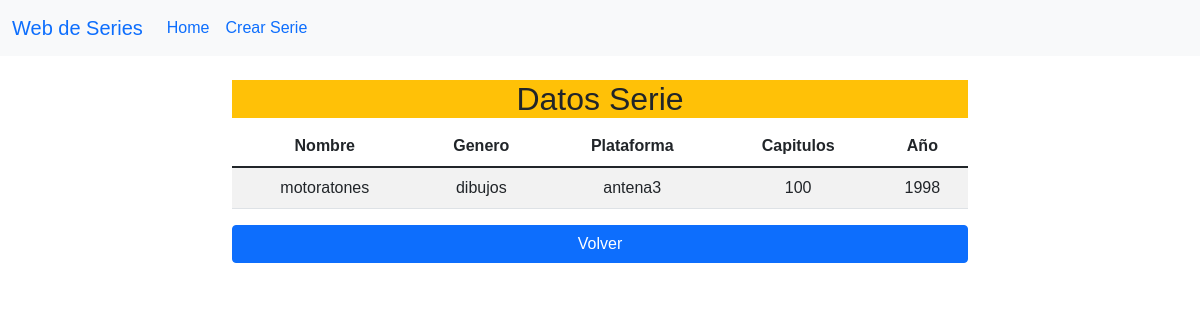
The app's page /seriesTV/ver_serie/5, older data.
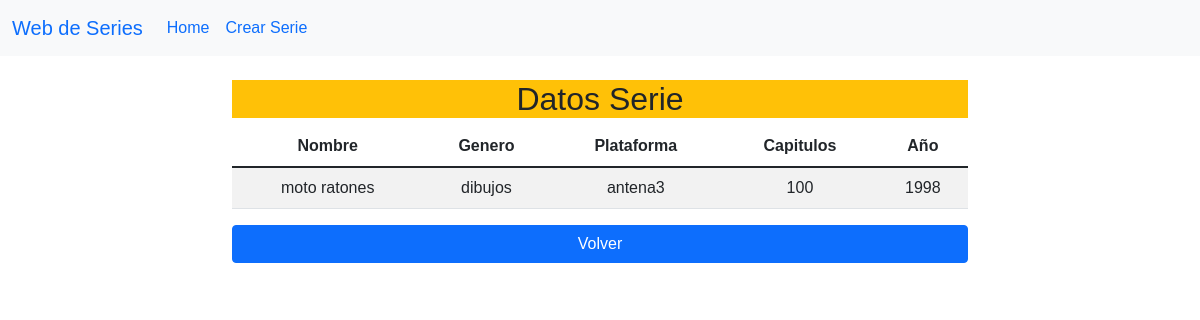
The same page, newer data.
### seriesTV/models.py (models this page shows, shortened)
class Serie(models.Model):
     nombre = models.TextField(max_length=200)
     genero = models.TextField(max_length=1000)
     plataforma = models.TextField(max_length=200)
     capitulos = models.IntegerField(default=0)
     anio = models.IntegerField(default=1970)

### seriesTV/views.py (the view, shortened to what this page needs)
# urls.py: path('seriesTV/ver_serie/<id>', ver_serie),
def ver_serie(request, id):
    if request.method == 'GET':
        ver_serie = Serie.objects.get(id=id)
        return render(request, 'ver_serie.html', {"serie":ver_serie})

### templates/ver_serie.html (shortened to what this page needs)
<!DOCTYPE html>
<html lang="en">
<head>
    {% load static %}
    <link href="https://cdn.jsdelivr.net/npm/bootstrap@5.1.3/dist/css/bootstrap.min.css" rel="stylesheet">
    <link rel="stylesheet" href="{% static 'css/gestionCss.css' %}">
</head>
<body class="body6">
<nav class="navbar navbar-expand-lg navbar-sucess bg-light">
  <div class="container-fluid">
    <a class="navbar-brand" href="http://127.0.0.1:8000/seriesTV/">Web de Series</a>
    <div class="collapse navbar-collapse" id="navbarNav">
      <ul class="navbar-nav">
        <li class="nav-item">
          <a class="nav-link active" aria-current="page" href="http://127.0.0.1:8000/seriesTV/">Home</a>
        </li>
        <li class="nav-item">
          <a class="nav-link" href="http://127.0.0.1:8000/seriesTV/seriesTV/crear_serie">Crear Serie</a>
        </li>
      </ul>
    </div>
  </div>
</nav>
 <div class="container py-4">
        <div class="row d-flex justify-content-center">
            <div class="col-md-8">
                <div class="bg-warning">
            <h2 class="row d-flex justify-content-center">Datos Serie</h2>
                </div>
                <div class="table-responsive">
                    <table class="table table-striped">
                        <thead>
                            <tr>
                                <th>Nombre</th>
                                <th>Genero</th>
                                <th>Plataforma</th>
                                <th>Capitulos</th>
                                <th>Año</th>
                            </tr>
                        </thead>
                        <tbody>
                                <tr>
                                    <td>{{serie.nombre}}</td>
                                    <td>{{ serie.genero }}</td>
                                    <td>{{ serie.plataforma }}</td>
                                    <td>{{ serie.capitulos }}</td>
                                    <td>{{ serie.anio }}</td>
                                </tr>
                        </tbody>
                    </table>
                    <td><a href="http://127.0.0.1:8000/seriesTV/" class="btn btn-primary d-flex justify-content-center">Volver</a></td>
                </div>
            </div>
        </div>
    </div>
</body>
</html>

Row changes from the older to the newer data that the page shows:
changed Serie "dibujos": nombre "motoratones" → "moto ratones"
